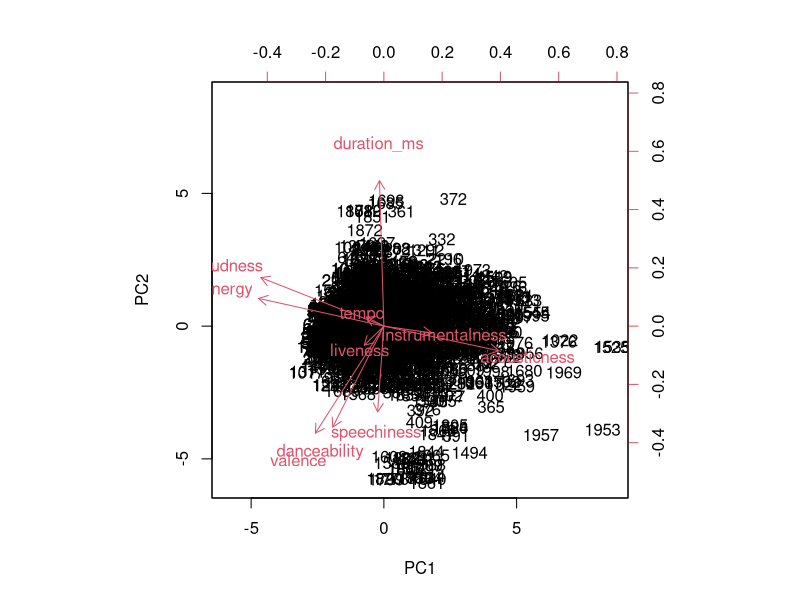
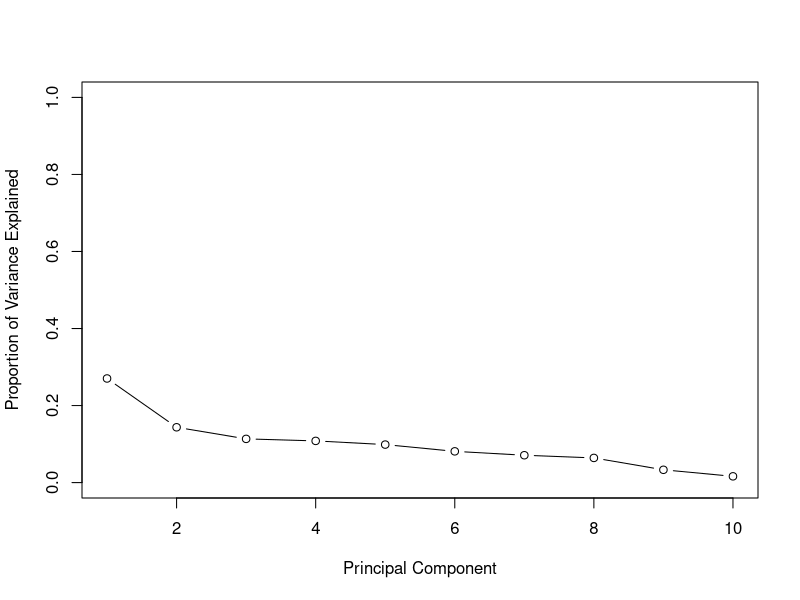
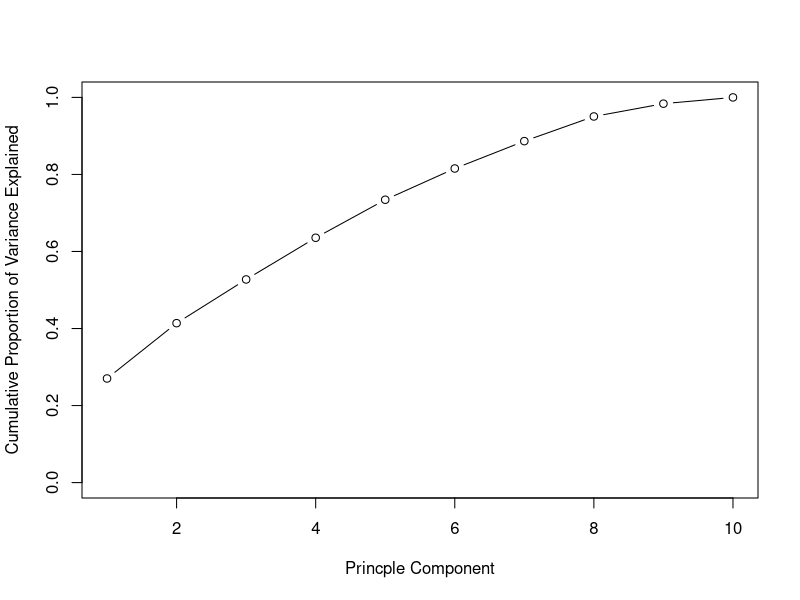

Source code (R) for these figures, in order:
## ---- chunk 1
knitr::opts_chunk$set(echo = TRUE)
## ---- chunk 2
library(tidyverse)
library(readr)
library(here)
## ---- chunk 3
all <- read_csv(here("data/all.csv")) 

#only keeping numeric var for pca
all_pca <- all %>%
  select(danceability, energy, loudness, speechiness, acousticness, instrumentalness,
         liveness, valence, tempo, duration_ms)


## ---- chunk 4
#PCA
pr.out = prcomp(all_pca, scale = TRUE)

#means
pr.out$center
#standard dev
pr.out$scale
#principal component loading
pr.out$rotation

#biplot
pr.out$rotation = - pr.out$rotation
pr.out$x = - pr.out$x
biplot(pr.out, scale = 0)

#variance of principal components
pr.var = pr.out$sdev^2
pve = pr.var / sum(pr.var)

#principal comp vs var plots
plot(pve, xlab = "Principal Component", ylab = "Proportion of Variance Explained",
     ylim = c(0, 1), type = "b")
plot(cumsum(pve), xlab = "Princple Component", ylab = "Cumulative Proportion of Variance Explained",
     ylim = c(0, 1), type = "b")
